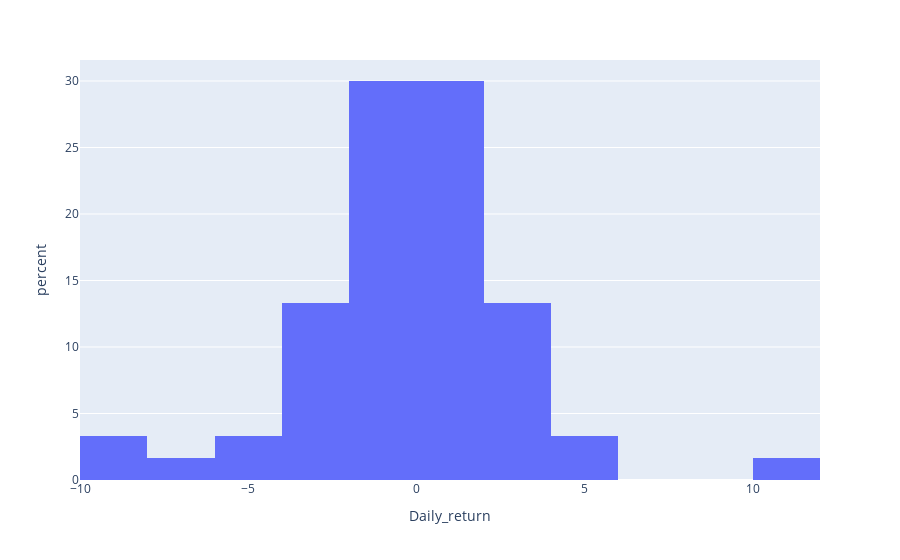

Notebook code cell kept with this figure:
### Code cell
dfig = go.Figure()
px.histogram(df.head(60), x="Daily_return",histnorm='percent')

### Figure 1 — Plotly figure (JSON) as saved in the notebook; plotly's stock layout.template omitted (floating-point values rounded to 4 significant figures)
{"data": [{"alignmentgroup": "True", "bingroup": "x", "histnorm": "percent", "hovertemplate": "Daily_return=%{x}<br>percent=%{y}<extra></extra>", "legendgroup": "", "marker": {"color": "#636efa"}, "name": "", "offsetgroup": "", "orientation": "v", "showlegend": false, "type": "histogram", "x": [2.518, -3.158, -0.7246, -0.365, -1.465, 0.3717, 4.815, -4.947, 10.78, 2.685, -1.961, 2.333, 3.583, -1.887, 3.846, -2.469, 0, -1.266, -0.9615, 1.618, 0, -0.9554, -9.003, 0.7067, -1.053, -0.7092, -2.5, 1.465, 1.805, 2.128, 1.736, -1.706, -2.778, -1.786, 1.091, 0.3597, 1.075, -2.837, -1.825, 2.602, -0.3623, -1.818, 2.593, 1.083, 0, -3.929, 0.7435, -1.476, -2.247, -1.533, 0, 0.3891, 1.163, -3.065, -5.138, 5.417, -1.976, 0, -8.468, -7.048], "xaxis": "x", "yaxis": "y"}], "layout": {"barmode": "relative", "legend": {"tracegroupgap": 0}, "margin": {"t": 60}, "xaxis": {"anchor": "y", "domain": [0, 1], "title": {"text": "Daily_return"}}, "yaxis": {"anchor": "x", "domain": [0, 1], "title": {"text": "percent"}}}}
